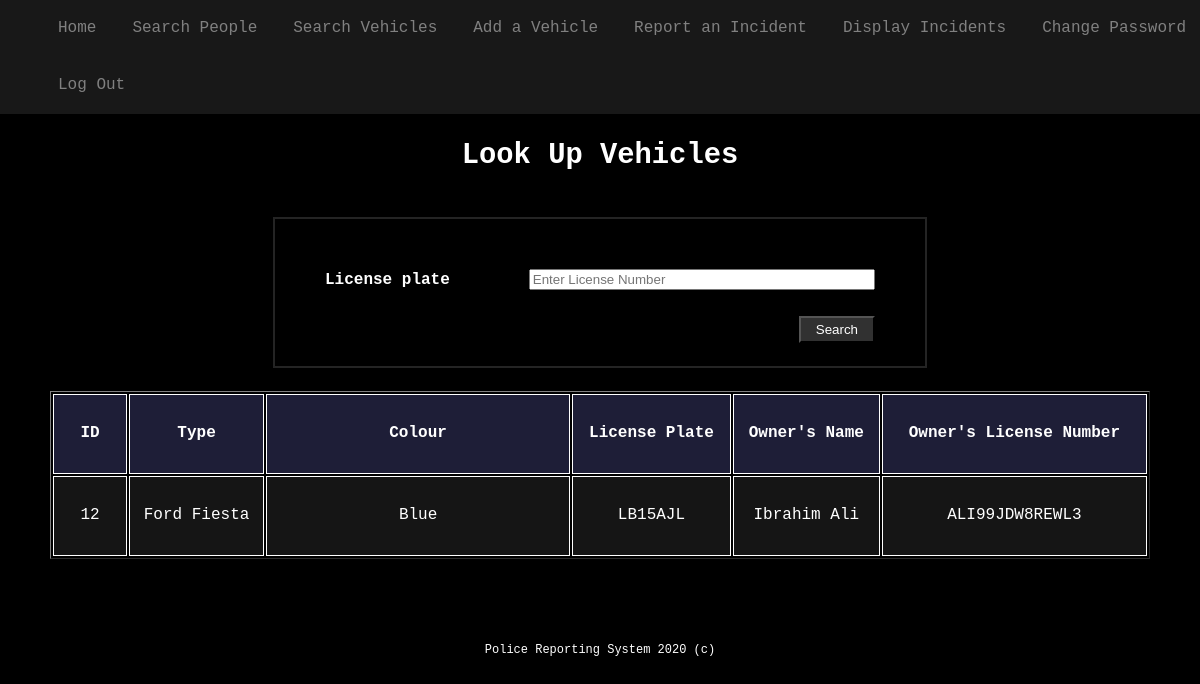
The page /lookupVehicle.php?license=LB15AJL (signed in) on the database its author committed.
### tables this page shows
CREATE TABLE Vehicle (
  Vehicle_ID int(11) NOT NULL,
  Vehicle_type varchar(20) NOT NULL,
  Vehicle_colour varchar(20) NOT NULL,
  Vehicle_licence varchar(7) DEFAULT NULL
);

CREATE TABLE People (
  People_ID int(11) NOT NULL,
  People_name varchar(50) NOT NULL,
  People_address varchar(50) DEFAULT NULL,
  People_licence varchar(16) DEFAULT NULL
);

### src/lookupVehicle.php (the view, shortened to what this page needs)
<?php
	include_once('header.php');
?>
<section class="main-content">
		<h2>Look Up Vehicles</h2>
	</section>
	<form action="lookupVehicle.php" method="get">
		<div class="container-medium">
			<label for="license"><b>License plate</b></label>
			<input type="text" placeholder="Enter License Number" name="license" id="license" required>
			<br><br>
			<button type="submit">Search</button>
		</div>
	</form>
	<br>
<?php
	if (isset($_GET['license']) ) {
		$license = htmlspecialchars($_GET['license']);
		$db = new PDO('mysql:host=localhost;dbname=officer', "root", "");
		$query = "SELECT V.Vehicle_ID, V.Vehicle_type, V.Vehicle_colour, V.Vehicle_licence,
				P.People_name, P.People_licence
				FROM Vehicle V JOIN Ownership
				ON V.Vehicle_ID = Ownership.Vehicle_ID
				JOIN People P ON Ownership.People_ID = P.People_ID
				WHERE Vehicle_licence = '$license'";
		$stmt = $db->query($query);
		if (empty($stmt) || $stmt->rowCount() == 0) {
			echo("No vehicle is found in the system.");
		} else {
?>
		<table border="1">
			<tr>
				<th>ID</th>
				<th>Type</th>
				<th>Colour</th>
				<th>License Plate</th>
				<th>Owner's Name</th>
				<th>Owner's License Number</th>
			</tr>
<?php
			while ($row = $stmt->fetch(PDO::FETCH_ASSOC)) {
?>
			<tr>
				<td><?=$row['Vehicle_ID']?></td>
				<td><?=$row['Vehicle_type']?></td>
				<td><?=$row['Vehicle_colour']?></td>
				<td><?=$row['Vehicle_licence']?></td>
				<td><?=$row['People_name']?></td>
				<td><?=$row['People_licence']?></td>
			</tr>
<?php
			}
		}
	}
?>
	</table>
<?php
	include_once('footer.php');
?>

### src/style.css (style rules this page uses)
body { margin:0; background-color: black; color: white; font-family: "Lucida Console", Monaco, monospace; line-height: 1.45em; }
table { width: 1100px; margin: 0 auto; margin-bottom: 20px; text-align: center; }
th, td { border: 1px solid; }
th { background-color: rgb(30, 30, 55); }
td:nth-child(1) { width: 70px; }
td:nth-child(3) { width: 300px; }
tr:nth-child(even) { background-color: rgb(21, 21, 21); }
tr:nth-child(odd) { background-color: rgb(35, 35, 35); }
tr { height: 80px; }
.main-content { margin-top: 12%; margin-bottom: 4%; margin-left: 10%; margin-right: 10%; text-align: left; font-size: 1.20em; }
.main-content h2 { margin-bottom: 50px; text-align: center; }
.container-medium { width: 550px; margin: 0 auto; height: auto; border: 2px solid rgb(36, 36, 36); padding: 50px; }
input, textarea { float: right; }
input[type=text], input[type=password], input[type=number] { width: 61.5%; }
button { float: right; padding: 4px 15px; color: white; background-color: rgb(49, 49, 49); cursor: pointer; }

### rows shown on the page
vehicle: Vehicle_ID "12", Vehicle_type "Ford Fiesta", Vehicle_colour "Blue", Vehicle_licence "LB15AJL", people.People_name "Ibrahim Ali", people.People_licence "ALI99JDW8REWL3"
